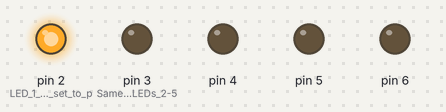
Bench run of a sketch on a simulated Arduino Uno, built with avr-gcc and run on an emulated ATmega328P. On the bench: output pins drawn as LEDs (lit = HIGH).

Above: at 0.12 s.
At 1.12 s:
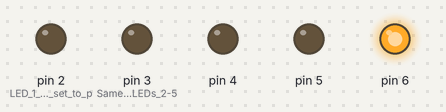
At 1.37 s:
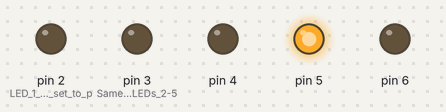
At 2.62 s:
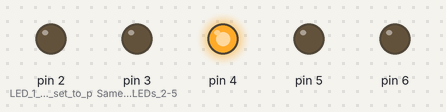
At 4.37 s:
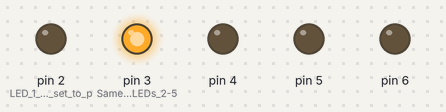
Timing chart, 0 to 4.7 s (numbered marks = the images above):
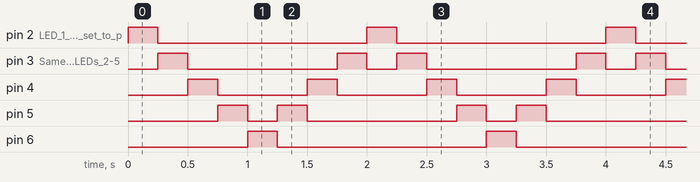

The sketch:

Project-1_Blinking_LED_Wave.ino
```cpp
int sd = 100;
int d = 250;
int ed = 500;

void setup() {
  // put your setup code here, to run once:
  pinMode(2, OUTPUT);  // LED 1 control is set to pin 2 as an output
  pinMode(3, OUTPUT);  // Same for LEDs 2-5
  pinMode(4, OUTPUT);
  pinMode(5, OUTPUT);
  pinMode(6, OUTPUT);
}

void loop() {
  // put your main code here, to run repeatedly:
  for (int i = 2; i < 7; i++){ // Loops from pin 2 to pin 6
    digitalWrite(i, HIGH); // Turn on LED i
    delay(d); // Wait for d amount of time
    digitalWrite(i, LOW); // Turn off LED i
  }
  for (int i = 5; i > 2; i--){ // Loops from pin 6 to pin 3, pin 2 doesn't need repeated since 1st loop starts at it again
    digitalWrite(i, HIGH);
    delay(d);
    digitalWrite(i, LOW);
  }
  // Loop will now start over from begining
}
```

Measured:
- by itself, pin 2 (LED_1_control_is_set_to_p), pin 6: alternates HIGH for 0.25 s and LOW for 1.8 s
- by itself, pin 3 (Same_for_LEDs_2-5): repeats every 2.0 s: LOW 1.3 s, HIGH 0.25 s, LOW 0.25 s, HIGH 0.25 s
- by itself, pin 4: alternates HIGH for 0.25 s and LOW for 0.75 s
- by itself, pin 5: repeats every 2.0 s: LOW 0.25 s, HIGH 0.25 s, LOW 1.3 s, HIGH 0.25 s
